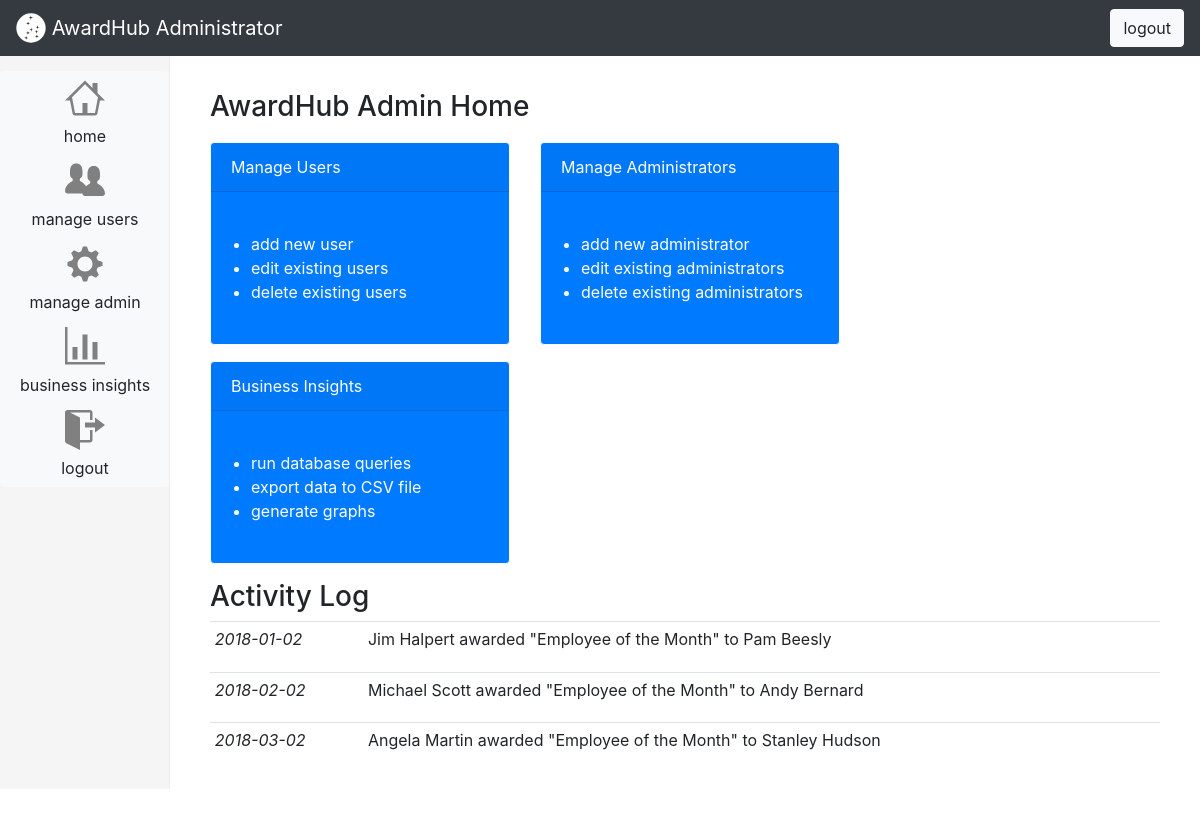
The page /public_html/admin-home.php on the database its author committed.
### tables this page shows
CREATE TABLE award (
  id INT UNSIGNED NOT NULL AUTO_INCREMENT,
  accolade_date DATE,
  accolade_type VARCHAR(255),
  user_id INT UNSIGNED NOT NULL,
  certificate BLOB, 
  recipient_id INT UNSIGNED NOT NULL,
  PRIMARY KEY  (id),
  CONSTRAINT `fk_award_user_id` FOREIGN KEY (user_id) REFERENCES user (id) ON DELETE CASCADE ON UPDATE CASCADE,
  CONSTRAINT `fk_award_recipient_id` FOREIGN KEY (recipient_id) REFERENCES recipient (id) ON DELETE CASCADE ON UPDATE CASCADE
);

CREATE TABLE user (
  id INT UNSIGNED NOT NULL AUTO_INCREMENT,
  f_name VARCHAR(255),
  l_name VARCHAR(255),
  email VARCHAR(255),
  psword VARCHAR(255),  
  creation_date DATE,
  signature BLOB, 
  account_type VARCHAR(255),
  last_change DATE,
  PRIMARY KEY  (id)
);

CREATE TABLE recipient (
  id INT UNSIGNED NOT NULL AUTO_INCREMENT,
  email VARCHAR(255),  
  f_name VARCHAR(255),
  l_name VARCHAR(255),
  branch_id INT UNSIGNED NOT NULL,
  manager_id INT UNSIGNED NOT NULL,
  job_title VARCHAR(255), 
  salary INT UNSIGNED,  
  hire_date DATE,    
  PRIMARY KEY  (id),
  CONSTRAINT `uq_recipient` UNIQUE(email),
  CONSTRAINT `fk_recipient_branch_id` FOREIGN KEY (branch_id) REFERENCES branch (id) ON DELETE CASCADE ON UPDATE CASCADE,
  CONSTRAINT `fk_recipient_manager_id` FOREIGN KEY (manager_id) REFERENCES manager (id) ON DELETE CASCADE ON UPDATE CASCADE
);

### public_html/admin-home.php (the view, shortened to what this page needs)
<!doctype html>
<html lang="en">
<head>
  <link rel="stylesheet" href="https://maxcdn.bootstrapcdn.com/bootstrap/4.0.0/css/bootstrap.min.css"
>
  <link rel="stylesheet" href="styles/custom.css">
</head>
<body>
  <?php include("components/navbar.php"); ?>
  <div class="container-fluid">
    <div class="row">
      <?php include("components/sidebar.php"); ?>
      <div class="col-sm-12 page-content">
        <div class="row">
          <div class="col-xl">
            <p class="h3">AwardHub Admin Home</p>
          </div>
        </div>
        <div class="row">
          <div class="col-xl">
            <div class="card-deck">
              <a href="manage-users.php">
                <div class="card border-light text-white bg-primary mb-3">
                  <div class="card-wrapper">
                    <div class="card-header">Manage Users</div>
                    <div class="card-body">
                      <p class="card-text">
                        <ul>
                          <li>add new user</li>
                          <li>edit existing users</li>
                          <li>delete existing users</li>
                        </ul>
                      </p>
                    </div>
                  </div>
                </div>
              </a>
              <a href="manage-admin.php">
                <div class="card border-light text-white bg-primary mb-3">
                  <div class="card-wrapper">
                    <div class="card-header">Manage Administrators</div>
                    <div class="card-body">
                      <p class="card-text">
                        <ul>
                          <li>add new administrator</li>
                          <li>edit existing administrators</li>
                          <li>delete existing administrators</li>
                        </ul>
                      </p>
                    </div>
                  </div>
                </div>
              </a>
              <a href="#">
                <div class="card border-light text-white bg-primary mb-3">
                  <div class="card-wrapper">
                    <div class="card-header">Business Insights</div>
                    <div class="card-body">
                      <p class="card-text">
                        <ul>
                          <li>run database queries</li>
                          <li>export data to CSV file</li>
                          <li>generate graphs</li>
                        </ul>
                      </p>
                    </div>
                  </div>
                </div>
              </a>
            </div>
          </div>
        </div>
        <div class="row">
          <div class="col-xl">
            <p class="h3">Activity Log</p>
            <div class="table-responsive">
              <table class="table table-hover table-sm">
                <tbody>
                  <?php
                  require_once('config.php');
                  $query = "SELECT award.accolade_date,
                                   user.f_name AS 'uf_name',
                                   user.l_name AS 'ul_name',
                                   award.accolade_type,
                                   recipient.f_name AS 'rf_name',
                                   recipient.l_name AS 'rl_name' FROM ((award
                  INNER JOIN recipient ON award.recipient_id = recipient.id)
                  INNER JOIN user ON award.user_id = user.id);";
                  $response = mysqli_query($dbc, $query);
                  while($row = mysqli_fetch_assoc($response)){
                      echo "<tr>
                      <td><i>{$row['accolade_date']}</i></td>
                      <td>
                        <p>{$row['uf_name']} {$row['ul_name']} awarded \"{$row['accolade_type']}\" to {$row['rf_name']} {$row['rl_name']}</p>
                      </td>
                      </tr>";
                    }
                  ?>
                </tbody>
              </table>
            </div>
          </div>
        </div>
      </div>
    </div>
  </div>
</body>
</html>

### public_html/components/navbar.php (shortened to what this page needs)
<nav class="navbar navbar-dark bg-dark fixed-top">
  <a class="navbar-brand" href="admin-home.php">
    <img src="images/logo.svg" width="30" height="30" class="d-inline-block align-top" alt="">
    <div class="d-none d-sm-inline">
      AwardHub Administrator
    </div>
  </a>
  <ul class="nav justify-content-end">
    <li class="nav-item d-inline-block">
      <a class="btn btn-light" href="#">logout</a>
    </li>
  </ul>
</nav>

### public_html/components/sidebar.php (shortened to what this page needs)
<div id="sidebar">
  <div class="btn-group-vertical">
    <a class="btn btn-light" href="admin-home.php">
      <div class="sidebar-text">home</div>
    </a>
    <a class="btn btn-light" href="manage-users.php">
      <div class="sidebar-text">manage users</div>
    </a>
    <a class="btn btn-light" href="manage-admin.php">
      <div class="sidebar-text">manage admin</div>
    </a>
    <a class="btn btn-light" href="admin-biz.php">
      <div class="sidebar-text">business insights</div>
    </a>
    <a class="btn btn-light" href="#">
      <div class="sidebar-text">logout</div>
    </a>
  </div>
</div>

### public_html/styles/custom.css (style rules this page uses)
body { padding-top: 50px; }
.card-deck { margin-top: 10px; }
.card { min-width: 300px; max-width: 500px; }
.card-body { display: none; }
#sidebar { position: fixed; top: 51px; bottom: 0; left: 0; z-index: 1000; display: block; padding-top: 5px; margin-bottom: 50px; overflow-x: hidden; overflow-y: auto; background-color: #f5f5f5; border-right: 1px solid #eee; width: 50px; }
#sidebar .sidebar-text { display: none; }
#sidebar svg { fill: gray; width: 20px; height: 20px; }
#sidebar a { width: 50px; }
.page-content { padding-right: 15px; padding-left: 65px; padding-top: 20px; padding-bottom: 50px; }
@media (min-width: 860px) { #sidebar { padding-top: 20px; width: 170px; } }
@media (min-width: 860px) { #sidebar a { width: 170px; } }
@media (min-width: 860px) { #sidebar svg { fill: gray; width: 40px; height: 40px; } }
@media (min-width: 860px) { #sidebar .sidebar-text { display: block; } }
@media (min-width: 860px) { .card-body { display: initial; } }
@media (min-width: 860px) { .page-content { padding-top: 40px; padding-right: 40px; padding-left: 210px; } }

### rows shown on the page
award: accolade_date "2018-01-02", user.f_name "Jim", user.l_name "Halpert", accolade_type "Employee of the Month", recipient.f_name "Pam", recipient.l_name "Beesly"
award: accolade_date "2018-02-02", user.f_name "Michael", user.l_name "Scott", accolade_type "Employee of the Month", recipient.f_name "Andy", recipient.l_name "Bernard"
award: accolade_date "2018-03-02", user.f_name "Angela", user.l_name "Martin", accolade_type "Employee of the Month", recipient.f_name "Stanley", recipient.l_name "Hudson"
